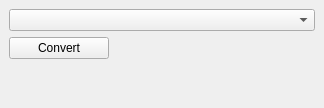
<?xml version="1.0" encoding="UTF-8"?>
<ui version="4.0">
 <class>ConverterDockWidgetBase</class>
 <widget class="QDockWidget" name="ConverterDockWidgetBase">
  <property name="geometry">
   <rect>
    <x>0</x>
    <y>0</y>
    <width>324</width>
    <height>108</height>
   </rect>
  </property>
  <property name="sizePolicy">
   <sizepolicy hsizetype="Expanding" vsizetype="Preferred">
    <horstretch>0</horstretch>
    <verstretch>0</verstretch>
   </sizepolicy>
  </property>
  <property name="windowTitle">
   <string>Spatialite_Converter</string>
  </property>
  <widget class="QWidget" name="dockWidgetContents">
   <layout class="QGridLayout" name="gridLayout">
    <item row="2" column="1">
     <widget class="QLabel" name="label">
      <property name="text">
       <string/>
      </property>
     </widget>
    </item>
    <item row="0" column="1">
     <widget class="QComboBox" name="comboBox_listdb">
      <property name="sizePolicy">
       <sizepolicy hsizetype="Expanding" vsizetype="Fixed">
        <horstretch>0</horstretch>
        <verstretch>0</verstretch>
       </sizepolicy>
      </property>
     </widget>
    </item>
    <item row="1" column="1">
     <widget class="QPushButton" name="pushButton_convert">
      <property name="sizePolicy">
       <sizepolicy hsizetype="Expanding" vsizetype="Fixed">
        <horstretch>0</horstretch>
        <verstretch>0</verstretch>
       </sizepolicy>
      </property>
      <property name="maximumSize">
       <size>
        <width>100</width>
        <height>16777215</height>
       </size>
      </property>
      <property name="text">
       <string>Convert</string>
      </property>
     </widget>
    </item>
   </layout>
  </widget>
 </widget>
 <resources/>
 <connections/>
</ui>
